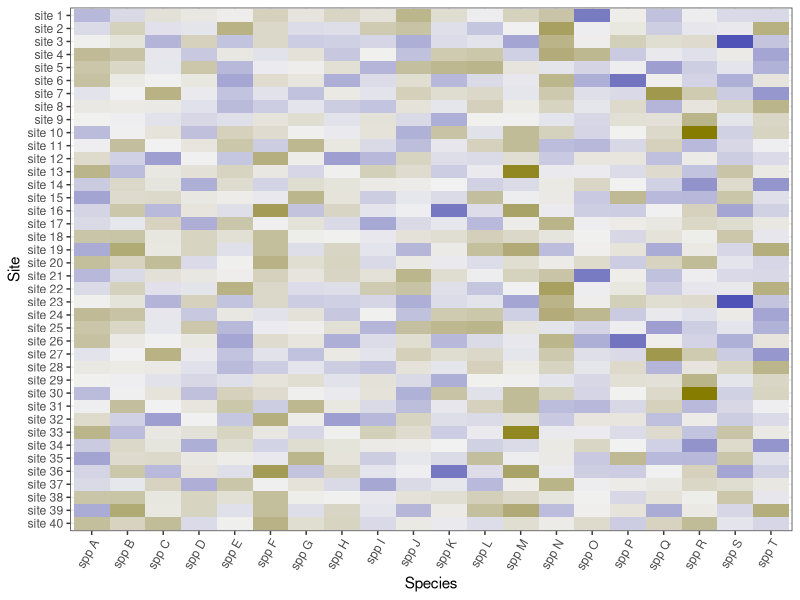
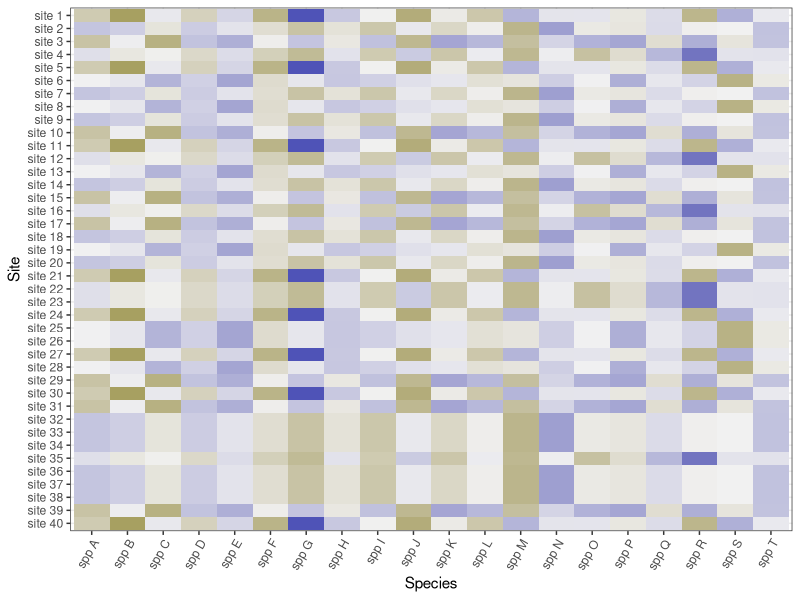
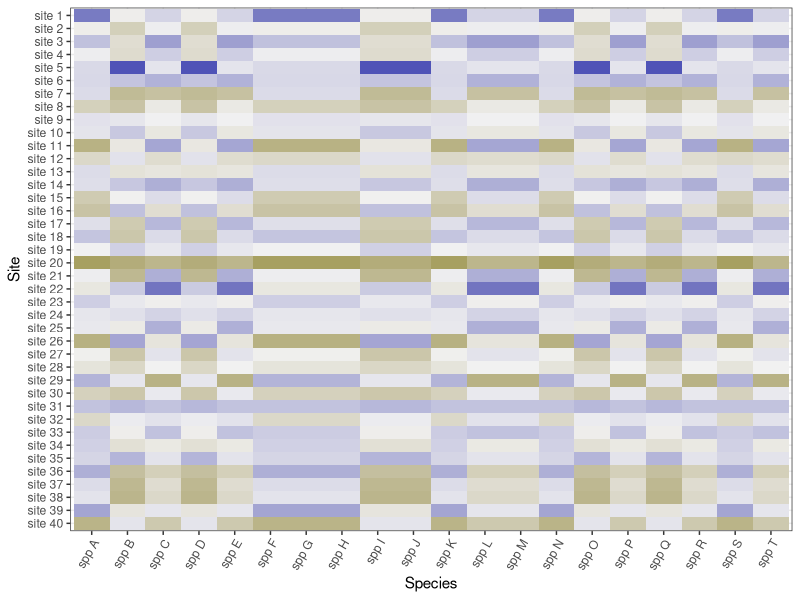
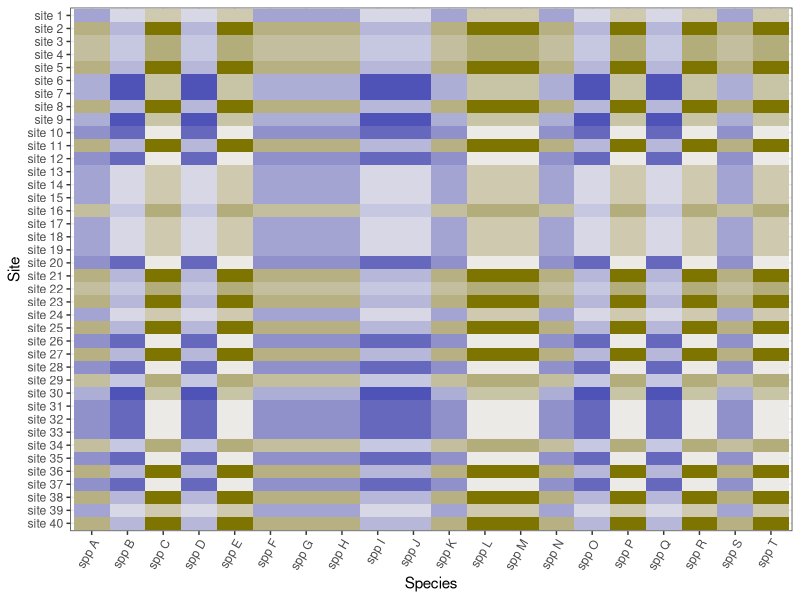

These figures' R source, in order:
## ---- chunk 1
library(knitr)

default_source_hook <- knit_hooks$get('source')
default_output_hook <- knit_hooks$get('output')

knit_hooks$set(
  source = function(x, options) {
    paste0(
      "\n::: {.codebox data-latex=\"\"}\n\n",
      default_source_hook(x, options),
      "\n\n:::\n\n")
  }
)

knit_hooks$set(
  output = function(x, options) {
    paste0(
      "\n::: {.codebox data-latex=\"\"}\n\n",
      default_output_hook(x, options),
      "\n\n:::\n\n")
  }
)

knitr::opts_chunk$set(echo = TRUE)
## ---- chunk 2
library(tidyverse)
library(colorspace)

# Dummy data
set.seed(062025)

x <- paste("spp", LETTERS[1:20])
y <- paste ("site", seq(1,40))
data <- expand.grid(X = x, Y = y)
data$Z <- rnorm(400, 0, 0.5)
data <- data %>% 
    mutate(Y = fct_inorder(Y) %>% fct_rev(),
           X = fct_inorder(X))
 
# Heatmap 
ggplot(data, aes(X, Y, fill= Z)) + 
    geom_tile(show.legend = FALSE) + 
    labs(x = "Species", y = "Site") + 
    scale_fill_continuous_diverging(palette = "Blue-Yellow 2") +
    theme_bw() +
    theme(axis.text.x = element_text(angle = 60, hjust = 1))
## ---- chunk 3
library(tidyverse)
library(colorspace)

# Dummy data
set.seed(062025)

x <- paste("spp", LETTERS[1:20])
y <- paste ("site", seq(1,40))
data <- expand.grid(X = x, Y = y)
data <- data %>% 
    mutate(Y = fct_inorder(Y) %>% fct_rev(),
           X = fct_inorder(X))
row_indices <- sample(1:5, length(y), replace = TRUE)
z_patterns <- matrix(rnorm(5*length(x)), nrow = 5)
data$Z <- z_patterns[row_indices,] %>% t %>% as.vector
 
# Heatmap 
ggplot(data, aes(X, Y, fill= Z)) + 
    geom_tile(show.legend = FALSE) + 
    labs(x = "Species", y = "Site") + 
    scale_fill_continuous_diverging(palette = "Blue-Yellow 2") +
    theme_bw() +
    theme(axis.text.x = element_text(angle = 60, hjust = 1))
## ---- chunk 4
library(tidyverse)
library(colorspace)


# Dummy data
set.seed(062025)

x <- paste("spp", LETTERS[1:20])
y <- paste ("site", seq(1,40))
data <- expand.grid(X = x, Y = y)
data <- data %>% 
    mutate(Y = fct_inorder(Y) %>% fct_rev(),
           X = fct_inorder(X))
col_indices <- sample(1:3, length(x), replace = TRUE)
z_patterns <- matrix(rnorm(3*length(y)), ncol = 3)
data$Z <- z_patterns[,col_indices] %>% t %>% as.vector
 
# Heatmap 
ggplot(data, aes(X, Y, fill= Z)) + 
    geom_tile(show.legend = FALSE) + 
    labs(x = "Species", y = "Site") + 
    scale_fill_continuous_diverging(palette = "Blue-Yellow 2") +
    theme_bw() +
    theme(axis.text.x = element_text(angle = 60, hjust = 1))
## ---- chunk 5
library(tidyverse)
library(colorspace)


# Dummy data
set.seed(062025)

x <- paste("spp", LETTERS[1:20])
y <- paste ("site", seq(1,40))
data <- expand.grid(X = x, Y = y)
data <- data %>% 
    mutate(Y = fct_inorder(Y) %>% fct_rev(),
           X = fct_inorder(X))
col_indices <- sample(1:3, length(x), replace = TRUE)
row_indices <- sample(1:5, length(y), replace = TRUE)
z_patterns <- matrix(rnorm(15), nrow = row_indices %>% unique %>% length)
z_patterns <- z_patterns[row_indices, col_indices]
data$Z <- z_patterns %>% t %>% as.vector
 
# Heatmap 
ggplot(data, aes(X, Y, fill= Z)) + 
    geom_tile(show.legend = FALSE) + 
    labs(x = "Species", y = "Site") + 
    scale_fill_continuous_diverging(palette = "Blue-Yellow 2") +
    theme_bw() +
    theme(axis.text.x = element_text(angle = 60, hjust = 1))
